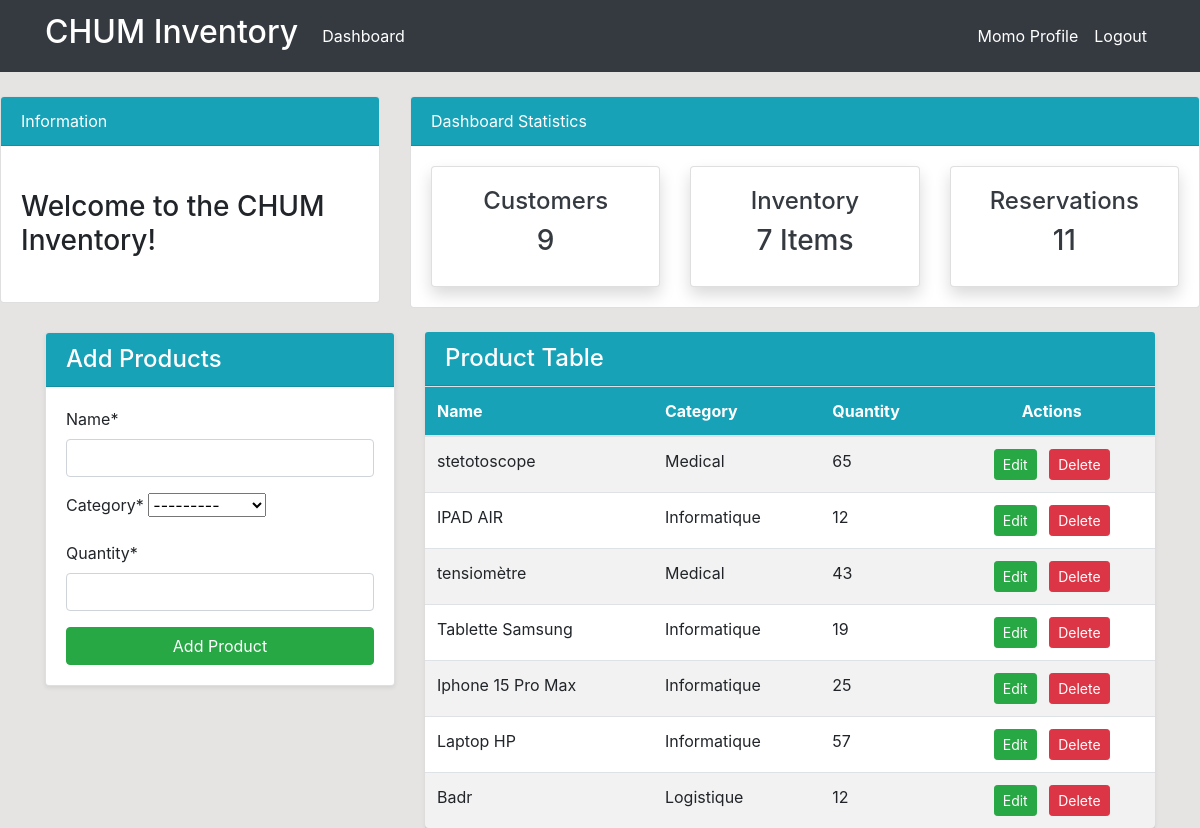
/product/ (signed in), run on the app's committed database.
### dashboard/models.py (models this page shows, shortened)
class Product(models.Model):
    name = models.CharField(max_length=100, null=True)
    category = models.CharField(max_length=20, choices=CATEGORY, null=True)
    quantity = models.PositiveIntegerField(null=True)
    class Meta:
        verbose_name_plural = "CHUM Inventory"

### dashboard/views.py (the view)
# urls.py: path('product/', views.product, name='dashboard-product'),
@login_required
def product(request):
    items = Product.objects.all() # Using ORM
    customer_count = User.objects.all().count()
    order_count = Order.objects.all().count()
    product_count = Product.objects.all().count()
    if request.method == 'POST':
        form = ProductForm(request.POST)
        if form.is_valid():
            form.save()
            return redirect('dashboard-product')
    else:
        form = ProductForm()
    context = {
        'items':items,
        'form': form,
        'customer_count': customer_count,
        'order_count': order_count,
        'product_count': product_count,
    }
    return render(request, 'dashboard/product.html', context)

### dashboard/forms.py
class ProductForm(forms.ModelForm):
    class Meta:
        model = Product
        fields = '__all__'

### templates/dashboard/product.html (shortened to what this page needs)
{% extends 'partials/base.html' %}
{% load crispy_forms_tags %}
{% block content %}
{% include 'partials/topnav.html' %}
<div class="container mt-4">
    <div class="row">
        <div class="col-md-4">
            <div class="card shadow-sm">
                <div class="card-header bg-info text-white">
                    <h4 class="mb-0">Add Products</h4>
                </div>
                <div class="card-body">
                    <form method="POST" onsubmit="handleFormSubmit(event)">
                        {{ form|crispy }}
                        <button class="btn btn-success btn-block" type="submit">Add Product</button>
                    </form>
                </div>
            </div>
        </div>
        <div class="col-md-8">
            <div class="card shadow-sm border-0">
                <div class="card-header bg-info text-white d-flex justify-content-between align-items-center">
                    <h4 class="mb-0">Product Table</h4>
                </div>
                <div class="card-body p-0">
                    <div class="table-responsive">
                        <table class="table table-hover table-striped mb-0">
                            <thead class="bg-info text-white">
                                <tr>
                                    <th scope="col">Name</th>
                                    <th scope="col">Category</th>
                                    <th scope="col">Quantity</th>
                                    <th scope="col" class="text-center">Actions</th>
                                </tr>
                            </thead>
                            <tbody>
                                {% for item in items %}
                                <tr>
                                    <td>{{ item.name }}</td>
                                    <td>{{ item.category }}</td>
                                    <td>{{ item.quantity }}</td>
                                    <td class="text-center">
                                        <a class="btn btn-success btn-sm mx-1" href="{% url 'dashboard-product-update' item.id %}">Edit</a>
                                        <a class="btn btn-danger btn-sm mx-1" href="{% url 'dashboard-product-delete' item.id %}">Delete</a>
                                    </td>
                                </tr>
                                {% endfor %}
                            </tbody>
                        </table>
                    </div>
                </div>
            </div>
        </div>
    </div>
</div>
{% endblock %}

### templates/partials/nav.html (shortened to what this page needs)
<nav class="navbar navbar-expand-lg navbar-dark bg-dark">
    <div class="container">
        {% if user.is_authenticated %}
        <a class="navbar-brand text-white" href="{% url 'dashboard-index' %}"><h2>CHUM Inventory </h2></a>
        <div class="collapse navbar-collapse" id="navbarSupportedContent">
            <ul class="navbar-nav mr-auto">
                <li class="nav-item active">
                    <a class="nav-link text-white" href="{% url 'dashboard-index' %}">Dashboard </a>
                </li>
            </ul>
            <ul class="navbar-nav ml-auto">
                <li class="nav-item active">
                    <a class="nav-link text-white" href="{% url 'user-profile' %}">{{ user.username }} Profile
                    </a>
                </li>
                <li class="nav-item active">
                    <a class="nav-link text-white" href="#" onclick="event.preventDefault(); document.getElementById('logout-form').submit();">
                        Logout
                    </a>
                </li>
            </ul>
            {% endif %}
        </div>
    </div>
</nav>

### static/style.css (style rules this page uses)
body { background: rgb(230, 227, 227); }

### data on the page
Product: name "stetotoscope", category "Medical", quantity "65"
Product: name "IPAD AIR", category "Informatique", quantity "12"
Product: name "tensiomètre", category "Medical", quantity "43"
Product: name "Tablette Samsung", category "Informatique", quantity "19"
Product: name "Iphone 15 Pro Max", category "Informatique", quantity "25"
Product: name "Laptop HP", category "Informatique", quantity "57"
Product: name "Badr", category "Logistique", quantity "12"

### other printed values
{{ user.username }} "Momo"
{{ customer_count }} "9"
{{ product_count }} "7"
{{ order_count }} "11"
